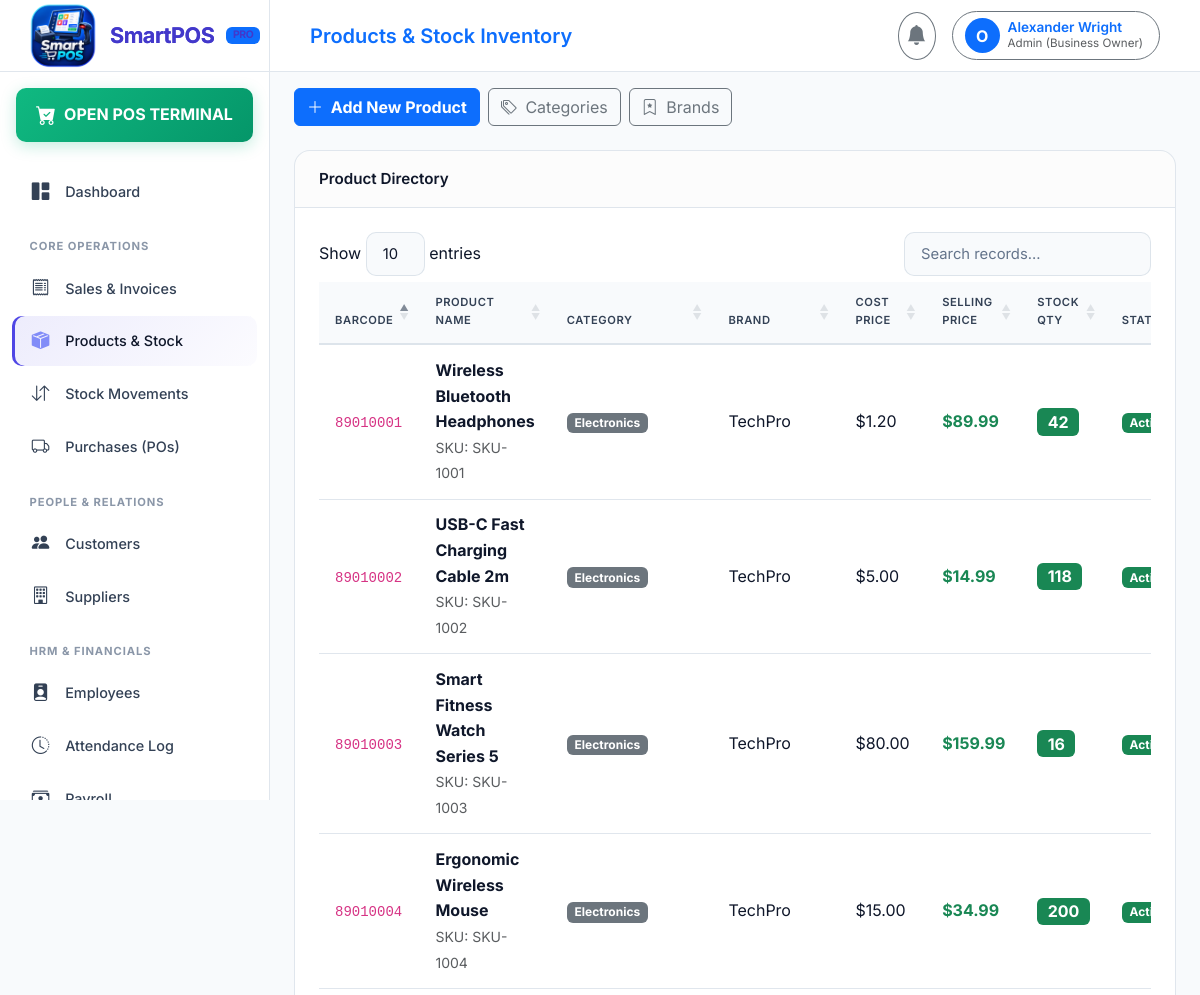
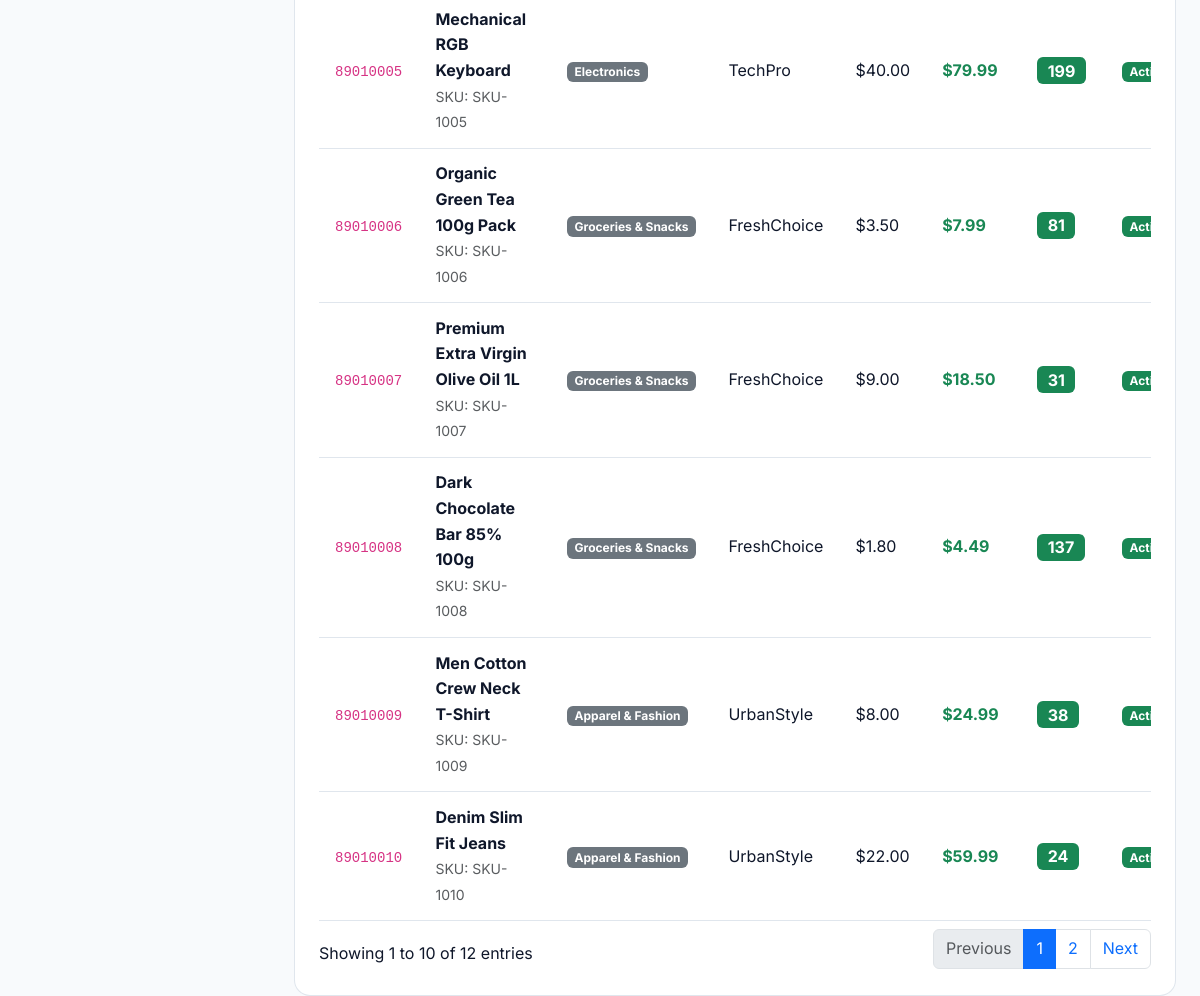
The app's page /products/ (signed in) with its own data (2 pictures, top to bottom).
### authentication/models.py (models this page shows, shortened)
class User(AbstractUser):
    ROLE_SUPER_ADMIN = 'SUPER_ADMIN'
    ROLE_ADMIN = 'ADMIN'
    ROLE_EMPLOYEE = 'EMPLOYEE'
    ROLE_CUSTOMER = 'CUSTOMER'
    ROLE_CHOICES = [
        (ROLE_SUPER_ADMIN, 'Super Admin'),
        (ROLE_ADMIN, 'Admin (Business Owner)'),
        (ROLE_EMPLOYEE, 'Employee (Cashier)'),
        (ROLE_CUSTOMER, 'Customer'),
    ]
    role = models.CharField(max_length=20, choices=ROLE_CHOICES, default=ROLE_EMPLOYEE)
    business = models.ForeignKey(Business, on_delete=models.CASCADE, null=True, blank=True, related_name='users')
    branch = models.ForeignKey('branches.Branch', on_delete=models.SET_NULL, null=True, blank=True, related_name='users')
    phone = models.CharField(max_length=30, blank=True, null=True)
    profile_picture = models.ImageField(upload_to='profile_pics/', null=True, blank=True)
    status = models.BooleanField(default=True)
    created_at = models.DateTimeField(auto_now_add=True)
    updated_at = models.DateTimeField(auto_now=True)
    def is_super_admin(self):
        return self.role == self.ROLE_SUPER_ADMIN or self.is_superuser
    def is_admin(self):
        return self.role in [self.ROLE_ADMIN, self.ROLE_SUPER_ADMIN] or self.is_superuser
    def is_employee(self):
        return self.role == self.ROLE_EMPLOYEE
    def get_business(self):
        if not self.business:
            b = Business.objects.first()
            if not b:
                b = Business.objects.create(name="SmartPOS Store")
            self.business = b
            self.save(update_fields=['business'])
        return self.business

### products/models.py (models this page shows, shortened)
class Product(models.Model):
    business = models.ForeignKey('authentication.Business', on_delete=models.CASCADE, related_name='products')
    category = models.ForeignKey(Category, on_delete=models.CASCADE, related_name='products')
    brand = models.ForeignKey(Brand, on_delete=models.SET_NULL, null=True, blank=True, related_name='products')
    supplier = models.ForeignKey('suppliers.Supplier', on_delete=models.SET_NULL, null=True, blank=True, related_name='products')
    name = models.CharField(max_length=200)
    barcode = models.CharField(max_length=100, unique=True)
    sku = models.CharField(max_length=100, unique=True)
    purchase_price = models.DecimalField(max_digits=12, decimal_places=2, default=0.00)
    selling_price = models.DecimalField(max_digits=12, decimal_places=2, default=0.00)
    tax_rate = models.DecimalField(max_digits=5, decimal_places=2, default=0.00)  # percentage
    discount_rate = models.DecimalField(max_digits=5, decimal_places=2, default=0.00) # percentage
    stock_quantity = models.IntegerField(default=0)
    min_stock_level = models.IntegerField(default=5)
    description = models.TextField(blank=True, null=True)
    image = models.ImageField(upload_to='products/', null=True, blank=True)
    status = models.BooleanField(default=True)
    created_at = models.DateTimeField(auto_now_add=True)
    updated_at = models.DateTimeField(auto_now=True)
    @property
    def is_low_stock(self):
        return self.stock_quantity <= self.min_stock_level

class Category(models.Model):
    business = models.ForeignKey('authentication.Business', on_delete=models.CASCADE, related_name='categories')
    name = models.CharField(max_length=150)
    description = models.TextField(blank=True, null=True)
    image = models.ImageField(upload_to='categories/', null=True, blank=True)
    status = models.BooleanField(default=True)
    created_at = models.DateTimeField(auto_now_add=True)
    updated_at = models.DateTimeField(auto_now=True)
    class Meta:
        verbose_name_plural = "Categories"

class Brand(models.Model):
    business = models.ForeignKey('authentication.Business', on_delete=models.CASCADE, related_name='brands')
    name = models.CharField(max_length=150)
    logo = models.ImageField(upload_to='brands/', null=True, blank=True)
    description = models.TextField(blank=True, null=True)
    status = models.BooleanField(default=True)
    created_at = models.DateTimeField(auto_now_add=True)
    updated_at = models.DateTimeField(auto_now=True)

### products/views.py (the view)
# urls.py: path('', views.products_list, name='products_list'),
@login_required
def products_list(request):
    business = request.user.get_business()
    products = Product.objects.filter(business=business)
    category_id = request.GET.get('category')
    if category_id:
        products = products.filter(category_id=category_id)
    brand_id = request.GET.get('brand')
    if brand_id:
        products = products.filter(brand_id=brand_id)
    categories = Category.objects.filter(business=business)
    brands = Brand.objects.filter(business=business)
    return render(request, 'products/products_list.html', {
        'products': products,
        'categories': categories,
        'brands': brands,
    })

### templates/products/products_list.html (shortened to what this page needs)
{% extends 'base.html' %}
{% block header_title %}Products & Stock Inventory{% endblock %}
{% block content %}
<div class="d-flex justify-content-between align-items-center mb-4">
    <div class="d-flex gap-2">
        <a href="{% url 'product_create' %}" class="btn btn-primary fw-bold">
            <i class="bi bi-plus-lg me-1"></i> Add New Product
        </a>
        <a href="{% url 'categories_list' %}" class="btn btn-outline-secondary">
            <i class="bi bi-tags me-1"></i> Categories
        </a>
        <a href="{% url 'brands_list' %}" class="btn btn-outline-secondary">
            <i class="bi bi-bookmark-star me-1"></i> Brands
        </a>
    </div>
</div>
<div class="card card-custom">
    <div class="card-header">
        <span>Product Directory</span>
    </div>
    <div class="card-body">
        <div class="table-responsive">
            <table class="table table-custom datatable align-middle">
                <thead>
                    <tr>
                        <th>Barcode</th>
                        <th>Product Name</th>
                        <th>Category</th>
                        <th>Brand</th>
                        <th>Cost Price</th>
                        <th>Selling Price</th>
                        <th>Stock Qty</th>
                        <th>Status</th>
                    </tr>
                </thead>
                <tbody>
                    {% for p in products %}
                    <tr>
                        <td><code>{{ p.barcode }}</code></td>
                        <td>
                            <div class="fw-bold text-light">{{ p.name }}</div>
                            <small class="text-muted">SKU: {{ p.sku }}</small>
                        </td>
                        <td><span class="badge bg-secondary">{{ p.category.name }}</span></td>
                        <td>{{ p.brand.name|default:"-" }}</td>
                        <td>{{ currency_symbol }}{{ p.purchase_price|floatformat:2 }}</td>
                        <td class="fw-bold text-success">{{ currency_symbol }}{{ p.selling_price|floatformat:2 }}</td>
                        <td>
                            {% if p.is_low_stock %}
                            <span class="badge bg-danger fs-6">{{ p.stock_quantity }} (Low)</span>
                            {% else %}
                            <span class="badge bg-success fs-6">{{ p.stock_quantity }}</span>
                            {% endif %}
                        </td>
                        <td>
                            {% if p.status %}
                            <span class="badge bg-success bg-opacity-20 text-success">Active</span>
                            {% else %}
                            <span class="badge bg-danger bg-opacity-20 text-danger">Inactive</span>
                            {% endif %}
                        </td>
                    </tr>
                    {% empty %}
                    <tr>
                        <td colspan="9" class="text-center text-muted py-4">No products found.</td>
                    </tr>
                    {% endfor %}
                </tbody>
            </table>
        </div>
    </div>
</div>
{% endblock %}

### templates/base.html (shortened to what this page needs)
{% load static %}
<!DOCTYPE html>
<html lang="en">
<head>
    <link href="https://cdn.jsdelivr.net/npm/bootstrap@5.3.2/dist/css/bootstrap.min.css" rel="stylesheet">
    <link rel="stylesheet" href="https://cdn.jsdelivr.net/npm/bootstrap-icons@1.11.2/font/bootstrap-icons.min.css">
    <link rel="stylesheet" href="https://cdn.datatables.net/1.13.7/css/dataTables.bootstrap5.min.css">
    <link rel="stylesheet" href="{% static 'css/style.css' %}">
</head>
<body>
    <aside id="sidebar">
        <div class="sidebar-brand">
            <img
                src="{% static 'images/favicon.png' %}"
                alt="SmartPOS Logo"
                class="sidebar-brand-icon"
            >
            <span>SmartPOS</span>
            <span class="badge bg-primary text-uppercase" style="font-size: 0.65rem;">
                Pro
            </span>
        </div>
        <div class="p-3 pb-0">
            <a href="{% url 'pos_terminal' %}" class="nav-link pos-btn text-center justify-content-center py-2 rounded-3">
                <i class="bi bi-cart-check-fill fs-5 me-2"></i>
                <span class="fw-bold">OPEN POS TERMINAL</span>
            </a>
        </div>
        <ul class="sidebar-nav mt-3">
            <li class="nav-item">
                <a href="{% url 'dashboard' %}" class="nav-link {% if request.resolver_match.url_name == 'dashboard' %}active{% endif %}">
                    <i class="bi bi-grid-1x2-fill"></i>
                    <span>Dashboard</span>
                </a>
            </li>
            <li class="nav-label">Core Operations</li>
            <li class="nav-item">
                <a href="{% url 'sales_list' %}" class="nav-link {% if 'sales' in request.path %}active{% endif %}">
                    <i class="bi bi-receipt"></i>
                    <span>Sales & Invoices</span>
                </a>
            </li>
            <li class="nav-item">
                <a href="{% url 'products_list' %}" class="nav-link {% if 'products' in request.path %}active{% endif %}">
                    <i class="bi bi-box-seam-fill"></i>
                    <span>Products & Stock</span>
                </a>
            </li>
            <li class="nav-item">
                <a href="{% url 'inventory_list' %}" class="nav-link {% if 'inventory' in request.path %}active{% endif %}">
                    <i class="bi bi-arrow-down-up"></i>
                    <span>Stock Movements</span>
                </a>
            </li>
            <li class="nav-item">
                <a href="{% url 'purchases_list' %}" class="nav-link {% if 'purchases' in request.path %}active{% endif %}">
                    <i class="bi bi-truck"></i>
                    <span>Purchases (POs)</span>
                </a>
            </li>
            <li class="nav-label">People & Relations</li>
            <li class="nav-item">
                <a href="{% url 'customers_list' %}" class="nav-link {% if 'customers' in request.path %}active{% endif %}">
                    <i class="bi bi-people-fill"></i>
                    <span>Customers</span>
                </a>
            </li>
            <li class="nav-item">
                <a href="{% url 'suppliers_list' %}" class="nav-link {% if 'suppliers' in request.path %}active{% endif %}">
                    <i class="bi bi-building"></i>
                    <span>Suppliers</span>
                </a>
            </li>
            {% if user.is_admin %}
            <li class="nav-label">HRM & Financials</li>
            <li class="nav-item">
                <a href="{% url 'employees_list' %}" class="nav-link {% if 'employees' in request.path %}active{% endif %}">
                    <i class="bi bi-person-badge-fill"></i>
                    <span>Employees</span>
                </a>
            </li>
            <li class="nav-item">
                <a href="{% url 'attendance_list' %}" class="nav-link {% if 'attendance' in request.path %}active{% endif %}">
                    <i class="bi bi-clock-history"></i>
                    <span>Attendance Log</span>
                </a>
            </li>
            <li class="nav-item">
                <a href="{% url 'payroll_list' %}" class="nav-link {% if 'payroll' in request.path %}active{% endif %}">
                    <i class="bi bi-cash-stack"></i>
                    <span>Payroll</span>
                </a>
            </li>
            {% endif %}
        </ul>
    </aside>
    <div id="main-content">
        <header class="top-navbar">
            <div class="d-flex align-items-center gap-3">
                <div class="fw-semibold text-primary fs-5">
                    {% block header_title %}{{ current_business.name|default:"SmartPOS Enterprise" }}{% endblock %}
                </div>
            </div>
            <div class="d-flex align-items-center gap-3">
                <div class="dropdown">
                    <button class="btn btn-outline-secondary position-relative rounded-circle p-2" type="button" data-bs-toggle="dropdown">
                        <i class="bi bi-bell-fill fs-5"></i>
                    </button>
                </div>
                <div class="dropdown">
                    <button class="btn btn-outline-secondary d-flex align-items-center gap-2 rounded-pill pe-3" type="button" data-bs-toggle="dropdown">
                        <div class="bg-primary text-white rounded-circle d-flex align-items-center justify-content-center fw-bold" style="width: 35px; height: 35px;">
                            {{ user.username|slice:":1"|upper }}
                        </div>
                        <div class="text-start d-none d-sm-block">
                            <div class="fw-semibold text-primary" style="font-size: 0.85rem; line-height: 1.2;">{{ user.get_full_name|default:user.username }}</div>
                            <div class="text-muted" style="font-size: 0.725rem;">{{ user.get_role_display }}</div>
                        </div>
                    </button>
                </div>
            </div>
        </header>
        <div class="container-fluid pt-3 px-4">
        </div>
        <main class="container-fluid px-4 pb-5 flex-grow-1">
            {% block content %}{% endblock %}
        </main>
    </div>
</body>
</html>

### records on screen
User: username "O", get_full_name "Alexander Wright", role "Admin (Business Owner)"
Product: barcode "89010001", name "Wireless Bluetooth Headphones", sku "SKU-1001", category.name "Electronics", brand.name "TechPro", currency_symbol "$", purchase_price "1.20", selling_price "89.99", stock_quantity "42", status "Active"
Product: barcode "89010002", name "USB-C Fast Charging Cable 2m", sku "SKU-1002", category.name "Electronics", brand.name "TechPro", currency_symbol "$", purchase_price "5.00", selling_price "14.99", stock_quantity "118", status "Active"
Product: barcode "89010003", name "Smart Fitness Watch Series 5", sku "SKU-1003", category.name "Electronics", brand.name "TechPro", currency_symbol "$", purchase_price "80.00", selling_price "159.99", stock_quantity "16", status "Active"
Product: barcode "89010004", name "Ergonomic Wireless Mouse", sku "SKU-1004", category.name "Electronics", brand.name "TechPro", currency_symbol "$", purchase_price "15.00", selling_price "34.99", stock_quantity "200", status "Active"
Product: barcode "89010005", name "Mechanical RGB Keyboard", sku "SKU-1005", category.name "Electronics", brand.name "TechPro", currency_symbol "$", purchase_price "40.00", selling_price "79.99", stock_quantity "199", status "Active"
Product: barcode "89010006", name "Organic Green Tea 100g Pack", sku "SKU-1006", category.name "Groceries & Snacks", brand.name "FreshChoice", currency_symbol "$", purchase_price "3.50", selling_price "7.99", stock_quantity "81", status "Active"
Product: barcode "89010007", name "Premium Extra Virgin Olive Oil 1L", sku "SKU-1007", category.name "Groceries & Snacks", brand.name "FreshChoice", currency_symbol "$", purchase_price "9.00", selling_price "18.50", stock_quantity "31", status "Active"
Product: barcode "89010008", name "Dark Chocolate Bar 85% 100g", sku "SKU-1008", category.name "Groceries & Snacks", brand.name "FreshChoice", currency_symbol "$", purchase_price "1.80", selling_price "4.49", stock_quantity "137", status "Active"
Product: barcode "89010009", name "Men Cotton Crew Neck T-Shirt", sku "SKU-1009", category.name "Apparel & Fashion", brand.name "UrbanStyle", currency_symbol "$", purchase_price "8.00", selling_price "24.99", stock_quantity "38", status "Active"
Product: barcode "89010010", name "Denim Slim Fit Jeans", sku "SKU-1010", category.name "Apparel & Fashion", brand.name "UrbanStyle", currency_symbol "$", purchase_price "22.00", selling_price "59.99", stock_quantity "24", status "Active"
